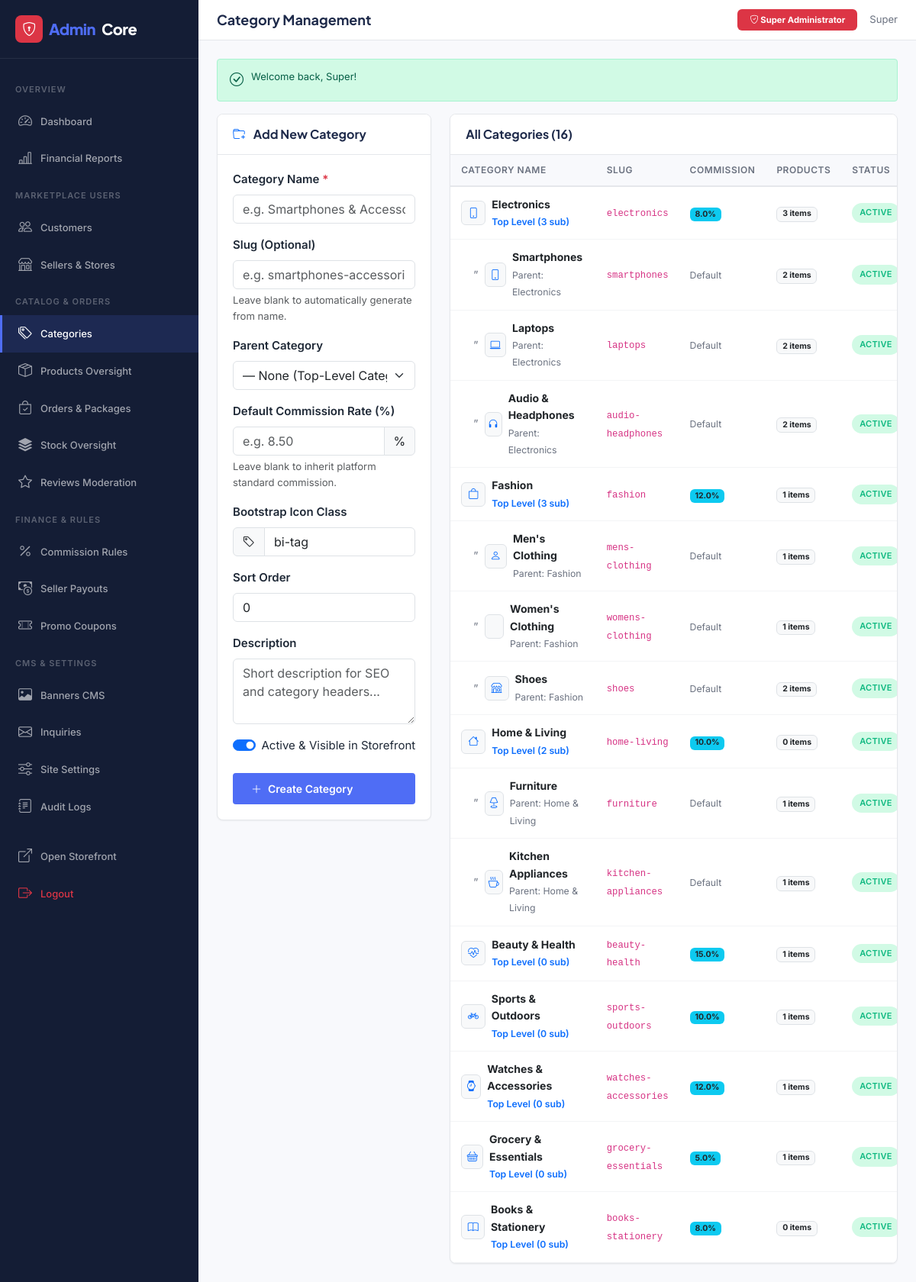
Screenshot of /admin/categories.php (signed in) with the database file from the repository.
### tables this page shows
CREATE TABLE `users` (
    `id` INT UNSIGNED AUTO_INCREMENT PRIMARY KEY,
    `email` VARCHAR(255) NOT NULL,
    `password_hash` VARCHAR(255) NOT NULL,
    `first_name` VARCHAR(100) NOT NULL,
    `last_name` VARCHAR(100) NOT NULL,
    `phone` VARCHAR(30) NULL,
    `role` ENUM('customer', 'seller', 'admin') NOT NULL DEFAULT 'customer',
    `status` ENUM('active', 'suspended', 'pending_verification') NOT NULL DEFAULT 'active',
    `email_verified_at` DATETIME NULL,
    `avatar` VARCHAR(255) NULL,
    `last_login_at` DATETIME NULL,
    `failed_login_attempts` TINYINT UNSIGNED NOT NULL DEFAULT 0,
    `locked_until` DATETIME NULL,
    `created_at` DATETIME NOT NULL DEFAULT CURRENT_TIMESTAMP,
    `updated_at` DATETIME NOT NULL DEFAULT CURRENT_TIMESTAMP ON UPDATE CURRENT_TIMESTAMP,
    UNIQUE KEY `uq_users_email` (`email`),
    KEY `idx_users_role` (`role`),
    KEY `idx_users_status` (`status`),
    KEY `idx_users_phone` (`phone`),
    KEY `idx_users_created_at` (`created_at`)
);

CREATE TABLE `categories` (
    `id` INT UNSIGNED AUTO_INCREMENT PRIMARY KEY,
    `parent_id` INT UNSIGNED NULL,
    `name` VARCHAR(150) NOT NULL,
    `slug` VARCHAR(150) NOT NULL,
    `description` TEXT NULL,
    `image` VARCHAR(255) NULL,
    `icon` VARCHAR(100) NULL,
    `commission_rate` DECIMAL(5,2) NULL COMMENT 'Category default commission percentage',
    `sort_order` INT NOT NULL DEFAULT 0,
    `is_active` BOOLEAN NOT NULL DEFAULT TRUE,
    `created_at` DATETIME NOT NULL DEFAULT CURRENT_TIMESTAMP,
    `updated_at` DATETIME NOT NULL DEFAULT CURRENT_TIMESTAMP ON UPDATE CURRENT_TIMESTAMP,
    CONSTRAINT `chk_category_commission` CHECK (`commission_rate` IS NULL OR (`commission_rate` >= 0.00 AND `commission_rate` <= 100.00)),
    UNIQUE KEY `uq_categories_slug` (`slug`),
    KEY `idx_categories_parent_id` (`parent_id`),
    KEY `idx_categories_is_active` (`is_active`),
    KEY `idx_categories_sort_order` (`sort_order`),
    CONSTRAINT `fk_categories_parent` FOREIGN KEY (`parent_id`) 
        REFERENCES `categories` (`id`) ON DELETE SET NULL ON UPDATE CASCADE
);

### admin/categories.php (the view, shortened to what the rows shown need)
<?php
require_once __DIR__ . '/../includes/functions.php';
require_once __DIR__ . '/../includes/auth.php';
$db = get_db();
$stmt = $db->query("
    SELECT c.*, p.name AS parent_name,
        (SELECT COUNT(*) FROM products prod WHERE prod.category_id = c.id) AS products_count,
        (SELECT COUNT(*) FROM categories sub WHERE sub.parent_id = c.id) AS subcategories_count
    FROM categories c
    LEFT JOIN categories p ON c.parent_id = p.id
    ORDER BY COALESCE(c.parent_id, c.id), c.parent_id IS NOT NULL, c.sort_order ASC, c.name ASC
");
$allCategories = $stmt->fetchAll();
$page_title = 'Category Management';
require_once __DIR__ . '/header.php';
?>
<div class="row g-4">
    <div class="col-lg-8">
        <div class="ss-card">
            <div class="ss-card-body p-0">
                <?php if (empty($allCategories)): ?>
                    <div class="p-5 text-center text-ss-muted">
                        <i class="bi bi-tags fs-1 d-block mb-2"></i>
                        No categories found. Use the form on the left to add one.
                    </div>
                <?php else: ?>
                    <div class="ss-table-responsive">
                        <table class="ss-table align-middle mb-0">
                            <thead>
                                <tr>
                                    <th>Category Name</th>
                                    <th>Slug</th>
                                    <th>Commission</th>
                                    <th>Products</th>
                                    <th>Status</th>
                                </tr>
                            </thead>
                            <tbody>
                                <?php foreach ($allCategories as $cat): ?>
                                    <tr>
                                        <td>
                                            <div class="d-flex align-items-center gap-2">
                                                <?php if (!empty($cat['parent_id'])): ?>
                                                    <span class="text-ss-muted ps-3">&rdquor;</span>
                                                <?php endif; ?>
                                                <div class="rounded bg-light border d-flex align-items-center justify-content-center text-primary" style="width: 32px; height: 32px;">
                                                    <i class="bi <?php echo e($cat['icon'] ?: 'bi-tag'); ?>"></i>
                                                </div>
                                                <div>
                                                    <strong class="text-dark d-block">
                                                        <?php echo e($cat['name']); ?>
                                                    </strong>
                                                    <?php if (!empty($cat['parent_name'])): ?>
                                                        <span class="small text-ss-muted">Parent: <?php echo e($cat['parent_name']); ?></span>
                                                    <?php else: ?>
                                                        <span class="small text-primary fw-semibold">Top Level (<?php echo (int)$cat['subcategories_count']; ?> sub)</span>
                                                    <?php endif; ?>
                                                </div>
                                            </div>
                                        </td>
                                        <td><code><?php echo e($cat['slug']); ?></code></td>
                                        <td>
                                            <?php if ($cat['commission_rate'] !== null): ?>
                                                <span class="badge bg-info text-dark"><?php echo number_format((float)$cat['commission_rate'], 1); ?>%</span>
                                            <?php else: ?>
                                                <span class="small text-ss-muted">Default</span>
                                            <?php endif; ?>
                                        </td>
                                        <td>
                                            <a href="<?php echo url('/admin/products.php?category_id=' . $cat['id']); ?>" class="badge bg-light text-dark border">
                                                <?php echo (int)$cat['products_count']; ?> items
                                            </a>
                                        </td>
                                        <td>
                                            <form method="POST" action="<?php echo url('/admin/categories.php'); ?>" class="d-inline">
                                                <button type="submit" class="border-0 bg-transparent p-0" title="Click to toggle status">
                                                    <span class="ss-badge ss-badge-<?php echo $cat['is_active'] ? 'success' : 'default'; ?>" style="cursor: pointer;">
                                                        <?php echo $cat['is_active'] ? 'Active' : 'Hidden'; ?>
                                                    </span>
                                                </button>
                                            </form>
                                        </td>
                                    </tr>
                                <?php endforeach; ?>
                            </tbody>
                        </table>
                    </div>
                <?php endif; ?>
            </div>
        </div>
    </div>
</div>
<?php require_once __DIR__ . '/footer.php'; ?>

### admin/header.php (shortened to what the rows shown need)
<?php
require_once __DIR__ . '/../includes/functions.php';
require_once __DIR__ . '/../includes/auth.php';
$admin = current_user();
?>
<!DOCTYPE html>
<html lang="en">
<head>
    <link href="https://cdn.jsdelivr.net/npm/bootstrap@5.3.3/dist/css/bootstrap.min.css" rel="stylesheet">
    <link href="https://cdn.jsdelivr.net/npm/bootstrap-icons@1.11.3/font/bootstrap-icons.min.css" rel="stylesheet">
    <link href="<?php echo asset('css/style.css'); ?>" rel="stylesheet">
</head>
<body>
<div class="ss-dashboard">
    <main class="ss-main-content">
        <header class="ss-topbar">
            <div class="ss-topbar-left">
                <h1 class="ss-page-title"><?php echo e($page_title ?? 'Admin Dashboard'); ?></h1>
            </div>
            <div class="ss-topbar-right">
                <span class="badge bg-danger px-3 py-2"><i class="bi bi-shield-check"></i> Super Administrator</span>
                <span class="small text-ss-muted"><?php echo e($admin['first_name'] ?? 'Admin'); ?></span>
            </div>
        </header>
        <div class="ss-dashboard-content">

### rows the page displays
users: first_name "Super"
categories: name "Electronics", subcategories_count "3", slug "electronics", commission_rate "8.0", products_count "3", is_active "ACTIVE"
categories: name "Smartphones", parent.name "Electronics", slug "smartphones", shows "Default", products_count "2", is_active "ACTIVE"
categories: name "Laptops", parent.name "Electronics", slug "laptops", shows "Default", products_count "2", is_active "ACTIVE"
categories: name "Audio & Headphones", parent.name "Electronics", slug "audio-headphones", shows "Default", products_count "2", is_active "ACTIVE"
categories: name "Fashion", subcategories_count "3", slug "fashion", commission_rate "12.0", products_count "1", is_active "ACTIVE"
categories: name "Men's Clothing", parent.name "Fashion", slug "mens-clothing", shows "Default", products_count "1", is_active "ACTIVE"
categories: name "Women's Clothing", parent.name "Fashion", slug "womens-clothing", shows "Default", products_count "1", is_active "ACTIVE"
categories: name "Shoes", parent.name "Fashion", slug "shoes", shows "Default", products_count "2", is_active "ACTIVE"
categories: name "Home & Living", subcategories_count "2", slug "home-living", commission_rate "10.0", products_count "0", is_active "ACTIVE"
categories: name "Furniture", parent.name "Home & Living", slug "furniture", shows "Default", products_count "1", is_active "ACTIVE"
categories: name "Kitchen Appliances", parent.name "Home & Living", slug "kitchen-appliances", shows "Default", products_count "1", is_active "ACTIVE"
categories: name "Beauty & Health", subcategories_count "0", slug "beauty-health", commission_rate "15.0", products_count "1", is_active "ACTIVE"
categories: name "Sports & Outdoors", subcategories_count "0", slug "sports-outdoors", commission_rate "10.0", products_count "1", is_active "ACTIVE"
categories: name "Watches & Accessories", subcategories_count "0", slug "watches-accessories", commission_rate "12.0", products_count "1", is_active "ACTIVE"
categories: name "Grocery & Essentials", subcategories_count "0", slug "grocery-essentials", commission_rate "5.0", products_count "1", is_active "ACTIVE"
categories: name "Books & Stationery", subcategories_count "0", slug "books-stationery", commission_rate "8.0", products_count "0", is_active "ACTIVE"

### other values shown
$page_title "Category Management"
$flash_success "Welcome back, Super!"
count($allCategories) "16"
